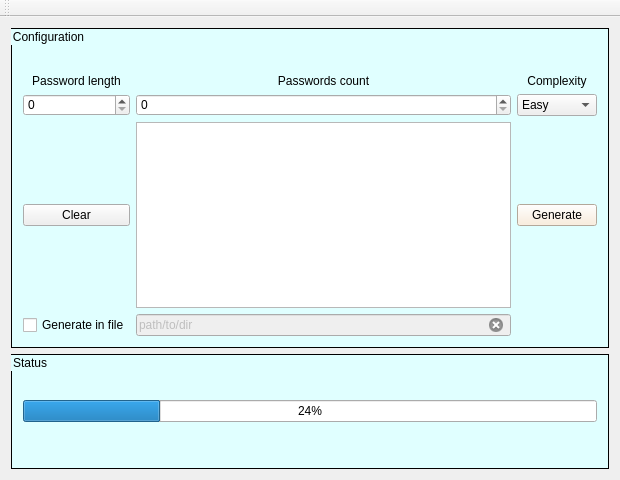
<?xml version="1.0" encoding="UTF-8"?>
<ui version="4.0">
 <class>PasswordGenerator</class>
 <widget class="QMainWindow" name="PasswordGenerator">
  <property name="geometry">
   <rect>
    <x>0</x>
    <y>0</y>
    <width>620</width>
    <height>480</height>
   </rect>
  </property>
  <property name="mouseTracking">
   <bool>false</bool>
  </property>
  <property name="windowTitle">
   <string>MainWindow</string>
  </property>
  <widget class="QWidget" name="centralWidget">
   <layout class="QGridLayout" name="gridLayout_2">
    <item row="0" column="0">
     <widget class="QGroupBox" name="configuration">
      <property name="enabled">
       <bool>true</bool>
      </property>
      <property name="styleSheet">
       <string notr="true">QGroupBox {
	background-color: #E0FFFF;
	border: 1px solid black;
}</string>
      </property>
      <property name="title">
       <string>Configuration</string>
      </property>
      <layout class="QGridLayout" name="gridLayout_3">
       <item row="3" column="2">
        <widget class="QComboBox" name="complexity">
         <item>
          <property name="text">
           <string>Easy</string>
          </property>
         </item>
         <item>
          <property name="text">
           <string>Medium</string>
          </property>
         </item>
         <item>
          <property name="text">
           <string>Hard</string>
          </property>
         </item>
        </widget>
       </item>
       <item row="3" column="1">
        <widget class="QSpinBox" name="pass_count">
         <property name="maximum">
          <number>1000000</number>
         </property>
        </widget>
       </item>
       <item row="4" column="1">
        <widget class="QPlainTextEdit" name="out"/>
       </item>
       <item row="2" column="0">
        <widget class="QLabel" name="label">
         <property name="layoutDirection">
          <enum>Qt::LeftToRight</enum>
         </property>
         <property name="text">
          <string>Password length</string>
         </property>
         <property name="textFormat">
          <enum>Qt::PlainText</enum>
         </property>
         <property name="scaledContents">
          <bool>false</bool>
         </property>
         <property name="alignment">
          <set>Qt::AlignCenter</set>
         </property>
         <property name="wordWrap">
          <bool>false</bool>
         </property>
         <property name="openExternalLinks">
          <bool>false</bool>
         </property>
         <property name="textInteractionFlags">
          <set>Qt::LinksAccessibleByMouse</set>
         </property>
        </widget>
       </item>
       <item row="2" column="1">
        <widget class="QLabel" name="label_2">
         <property name="text">
          <string>Passwords count</string>
         </property>
         <property name="alignment">
          <set>Qt::AlignCenter</set>
         </property>
        </widget>
       </item>
       <item row="4" column="2">
        <widget class="QPushButton" name="generate">
         <property name="styleSheet">
          <string notr="true">QPushButton {
	background-color: #FAEBD7;
}

QPushButton: pressed {
	background-color: #FFFFFF;
}</string>
         </property>
         <property name="text">
          <string>Generate</string>
         </property>
        </widget>
       </item>
       <item row="1" column="1">
        <spacer name="verticalSpacer">
         <property name="orientation">
          <enum>Qt::Vertical</enum>
         </property>
         <property name="sizeHint" stdset="0">
          <size>
           <width>20</width>
           <height>40</height>
          </size>
         </property>
        </spacer>
       </item>
       <item row="2" column="2">
        <widget class="QLabel" name="label_3">
         <property name="text">
          <string>Complexity</string>
         </property>
         <property name="alignment">
          <set>Qt::AlignCenter</set>
         </property>
        </widget>
       </item>
       <item row="3" column="0">
        <widget class="QSpinBox" name="pass_len">
         <property name="maximum">
          <number>512</number>
         </property>
        </widget>
       </item>
       <item row="4" column="0">
        <widget class="QPushButton" name="clear">
         <property name="text">
          <string>Clear</string>
         </property>
        </widget>
       </item>
       <item row="5" column="0">
        <widget class="QCheckBox" name="pass2file">
         <property name="text">
          <string>Generate in file</string>
         </property>
        </widget>
       </item>
       <item row="5" column="1">
        <widget class="QLineEdit" name="path2dir">
         <property name="enabled">
          <bool>false</bool>
         </property>
         <property name="text">
          <string>path/to/dir</string>
         </property>
         <property name="clearButtonEnabled">
          <bool>true</bool>
         </property>
        </widget>
       </item>
      </layout>
     </widget>
    </item>
    <item row="1" column="0">
     <widget class="QGroupBox" name="status">
      <property name="styleSheet">
       <string notr="true">QGroupBox {
	background-color: #E0FFFF;
	border: 1px solid black;
}</string>
      </property>
      <property name="title">
       <string>Status</string>
      </property>
      <layout class="QVBoxLayout" name="verticalLayout">
       <item>
        <spacer name="verticalSpacer_3">
         <property name="orientation">
          <enum>Qt::Vertical</enum>
         </property>
         <property name="sizeHint" stdset="0">
          <size>
           <width>20</width>
           <height>40</height>
          </size>
         </property>
        </spacer>
       </item>
       <item>
        <widget class="QProgressBar" name="progress">
         <property name="value">
          <number>24</number>
         </property>
        </widget>
       </item>
       <item>
        <spacer name="verticalSpacer_2">
         <property name="orientation">
          <enum>Qt::Vertical</enum>
         </property>
         <property name="sizeHint" stdset="0">
          <size>
           <width>20</width>
           <height>40</height>
          </size>
         </property>
        </spacer>
       </item>
      </layout>
     </widget>
    </item>
   </layout>
  </widget>
  <widget class="QToolBar" name="mainToolBar">
   <attribute name="toolBarArea">
    <enum>TopToolBarArea</enum>
   </attribute>
   <attribute name="toolBarBreak">
    <bool>false</bool>
   </attribute>
  </widget>
  <widget class="QMenuBar" name="menuBar">
   <property name="geometry">
    <rect>
     <x>0</x>
     <y>0</y>
     <width>620</width>
     <height>22</height>
    </rect>
   </property>
  </widget>
  <action name="actionTelegram">
   <property name="text">
    <string>Telegram</string>
   </property>
  </action>
  <action name="actionTelegram_2">
   <property name="text">
    <string>Telegram</string>
   </property>
  </action>
 </widget>
 <layoutdefault spacing="6" margin="11"/>
 <resources/>
 <connections/>
</ui>
